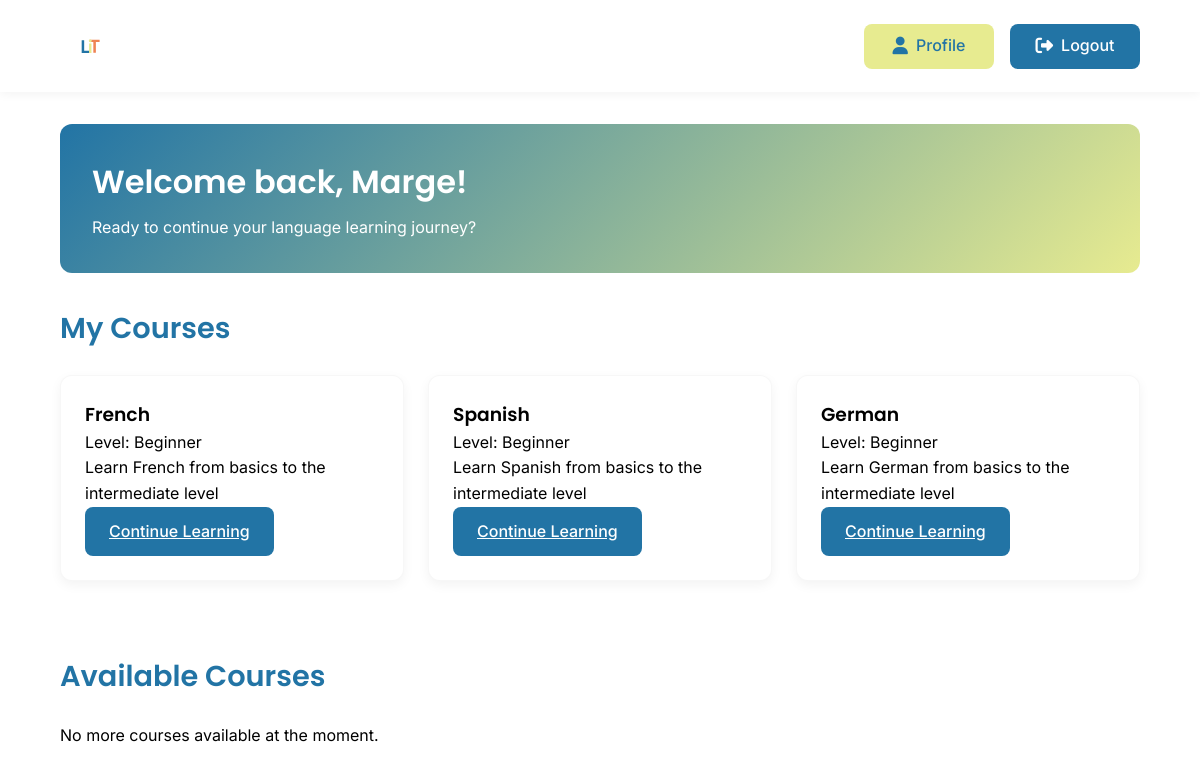
The app's page /view/dashboard.php (signed in), older data.
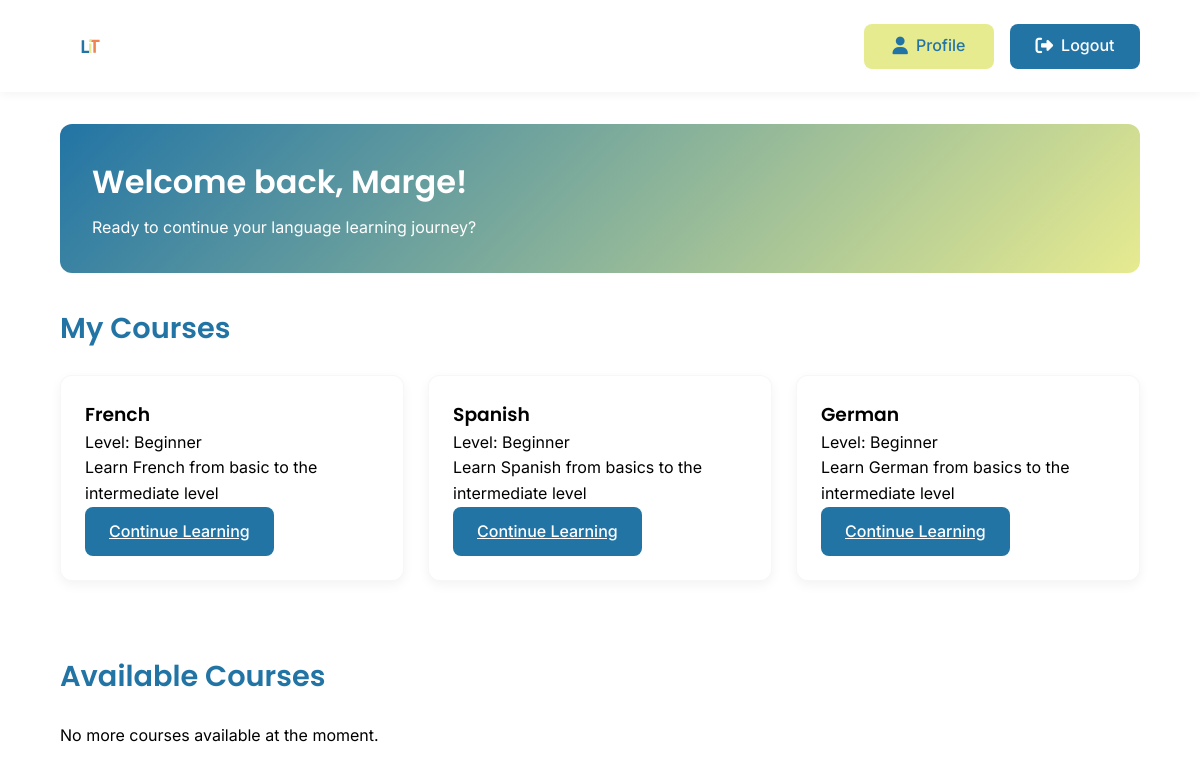
The same page, newer data.
### tables this page shows
CREATE TABLE `user_enrollments` (
  `enrollmentId` int(11) NOT NULL,
  `userId` int(11) NOT NULL,
  `languageId` int(11) NOT NULL,
  `status` enum('active','completed','dropped') NOT NULL DEFAULT 'active',
  `enrollmentDate` timestamp NOT NULL DEFAULT current_timestamp()
);

CREATE TABLE `languages` (
  `languageId` int(11) NOT NULL,
  `languageName` varchar(50) NOT NULL,
  `level` enum('Beginner','Intermediate','Advanced') NOT NULL,
  `description` text DEFAULT NULL,
  `active` tinyint(1) DEFAULT 1,
  `languageCode` varchar(2) NOT NULL DEFAULT 'en'
);

### view/dashboard.php (the view, shortened to what this page needs)
<?php
require_once '../config/db_connect.php';
$userName = $_SESSION['user_name'] ?? 'User';
$stmt = $pdo->prepare("
    SELECT l.*, ue.status, ue.enrollmentDate
    FROM languages l
    LEFT JOIN user_enrollments ue ON l.languageId = ue.languageId AND ue.userId = ?
    WHERE ue.status = 'active'
");
$stmt->execute([$_SESSION['user_id']]);
$currentCourses = $stmt->fetchAll();
$stmt = $pdo->prepare("
    SELECT *
    FROM languages
    WHERE languageId NOT IN (
        SELECT languageId
        FROM user_enrollments
        WHERE userId = ? AND status = 'active'
    )
    AND active = 1
");
$stmt->execute([$_SESSION['user_id']]);
$availableCourses = $stmt->fetchAll();
?>
<!DOCTYPE html>
<html lang="en">
<head>
    <link rel="stylesheet" href="https://cdnjs.cloudflare.com/ajax/libs/font-awesome/6.5.1/css/all.min.css">
    <link rel="stylesheet" href="../assets/css/styles.css">
    <link rel="stylesheet" href="../assets/css/dashboard.css">
</head>
<body>
    <header class="dashboard-header">
        <div class="nav-logo">
            <img src="../assets/images/logo.svg" alt="Language Learning Platform Logo" class="logo-image">
        </div>
        <div class="header-actions">
            <div class="auth-buttons">
                <a href="profile.php" class="btn-secondary">
                    <i class="fas fa-user"></i> Profile
                </a>
                <a href="../actions/logout.php" class="btn-primary">
                    <i class="fas fa-sign-out-alt"></i> Logout
                </a>
            </div>
        </div>
    </header>
    <main class="dashboard-content">
        <section class="welcome-card">
            <h1>Welcome back, <?php echo htmlspecialchars($userName); ?>!</h1>
            <p>Ready to continue your language learning journey?</p>
        </section>
        <section class="current-courses">
            <h2>My Courses</h2>
            <div class="courses-grid">
                <?php if (empty($currentCourses)): ?>
                    <p>You haven't enrolled in any courses yet.</p>
                <?php else: ?>
                    <?php foreach ($currentCourses as $course): ?>
                        <div class="course-card">
                            <h3><?php echo htmlspecialchars($course['languageName']); ?></h3>
                            <p>Level: <?php echo htmlspecialchars($course['level']); ?></p>
                            <p><?php echo htmlspecialchars($course['description']); ?></p>
                            <a href="course_page.php?languageId=<?php echo $course['languageId']; ?>" class="btn btn-primary">
                                Continue Learning
                            </a>
                        </div>
                    <?php endforeach; ?>
                <?php endif; ?>
            </div>
        </section>
        <section class="available-courses">
            <h2>Available Courses</h2>
            <div class="courses-grid">
                <?php if (empty($availableCourses)): ?>
                    <p>No more courses available at the moment.</p>
                <?php endif; ?>
            </div>
        </section>
    </main>
</body>
</html>

### assets/css/styles.css (style rules this page uses)
:root { --ucla-blue: #2274A5; --mindaro: #E7EB90; --coral: #EF8354; --white: #FFFFFF; --black: #000000; --gray-light: #F5F5F5; --gray: #666666; --font-heading: 'Poppins', sans-serif; --font-body: 'Inter', sans-serif; }
* { margin: 0; padding: 0; box-sizing: border-box; }
body { font-family: var(--font-body); line-height: 1.6; color: var(--black); }
h1, h2, h3, h4, h5, h6 { font-family: var(--font-heading); font-weight: 600; }
.btn { padding: 12px 24px; border: none; border-radius: 8px; cursor: pointer; font-weight: 500; font-family: var(--font-body); transition: all 0.3s ease; display: inline-flex; align-items: center; gap: 8px; }
.btn-primary { background-color: var(--ucla-blue); color: var(--white); }
.btn-secondary { background-color: var(--mindaro); color: var(--ucla-blue); }
.nav-logo { display: flex; align-items: center; }
.logo-image { height: 60px; width: auto; margin-right: 1rem; }
.auth-buttons { display: flex; gap: 1rem; align-items: center; }
.auth-buttons a { display: flex; align-items: center; justify-content: center; padding: 0.8rem 1.5rem; width: 130px; height: 45px; font-size: 1rem; font-weight: 500; border-radius: 8px; text-decoration: none; transition: all 0.3s ease; border: none; cursor: pointer; box-sizing: border-box; }
.auth-buttons i { margin-right: 0.5rem; font-size: 1.1rem; }
.auth-buttons a { text-decoration: none; }

### assets/css/dashboard.css (style rules this page uses)
.dashboard-header { display: flex; justify-content: space-between; align-items: center; padding: 1rem 5%; background-color: var(--white); box-shadow: 0 2px 10px rgba(0,0,0,0.05); }
.courses-grid { display: grid; grid-template-columns: repeat(auto-fit, minmax(300px, 1fr)); gap: 1.5rem; }
.course-card { background: var(--white); border-radius: 16px; padding: 2rem; transition: all 0.3s ease; border: 1px solid rgba(0,0,0,0.03); box-shadow: 0 2px 15px rgba(0,0,0,0.03); }
.courses-grid { display: grid; grid-template-columns: repeat(auto-fit, minmax(300px, 1fr)); gap: 1.5rem; margin-bottom: 3rem; }
.dashboard-content { max-width: 1200px; margin: 2rem auto; padding: 0 5%; }
.welcome-card { background: linear-gradient(135deg, var(--ucla-blue), var(--mindaro)); padding: 2rem; border-radius: 12px; margin-bottom: 2rem; color: var(--white); }
.welcome-card h1 { margin-bottom: 0.5rem; font-size: 2rem; }
.course-card { background-color: var(--white); border-radius: 12px; padding: 1.5rem; box-shadow: 0 4px 12px rgba(0,0,0,0.05); margin-bottom: 1.5rem; transition: transform 0.3s ease; }
section h2 { color: var(--ucla-blue); margin-bottom: 1.5rem; font-size: 1.8rem; }

Row changes from the older to the newer data that the page shows:
changed through a linked row, user_enrollments "French": languageId.description "Learn French from basics to the intermediate level" → "Learn French from basic to the intermediate level"
